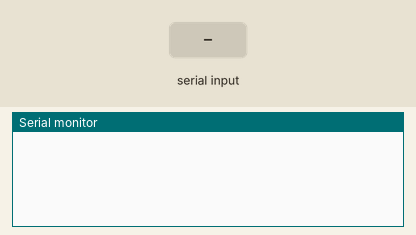
Recording of a sketch running on a simulated Arduino Uno, built with avr-gcc and run on an emulated ATmega328P. On the bench: the last lines printed to the serial monitor. Inputs (shaded band) come from the test bench.

Above: at 1.2 s.
1.3 s: "p" received over Serial
At 1.8 s:
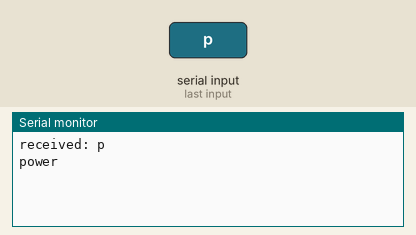
2.8 s: "u" received over Serial
At 4.0 s:
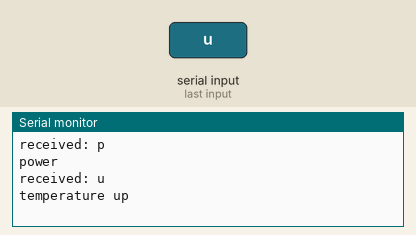
4.3 s: "d" received over Serial
At 5.3 s:
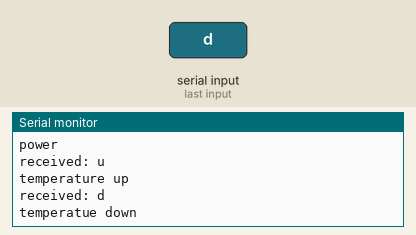
5.8 s: "l" received over Serial
At 6.5 s:
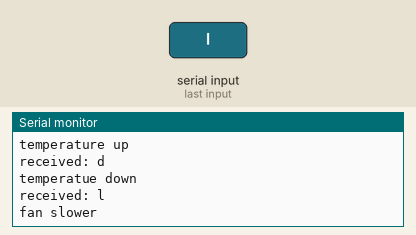
7.3 s: "r" received over Serial
At 8.5 s:
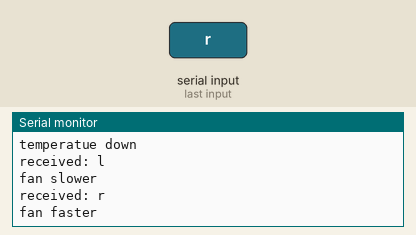
8.8 s: "c" received over Serial
At 10.0 s:
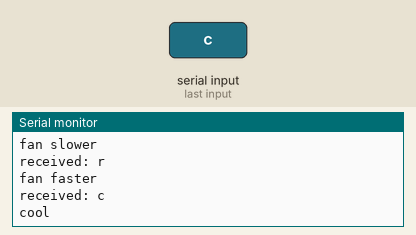

The sketch:

IRsend.ino
```cpp
#include <IRremote.h>

// An IR LED must be connected to Arduino PWM pin 3.

IRsend irsend;
char cmd = ' ';

void setup() {
    Serial.begin(9600);
}

void loop() {
    if (Serial.available() > 0) {
        cmd = Serial.read();
        Serial.print("received: ");
        Serial.println(cmd);
        switch(cmd) {
            case 'p':
                irsend.sendNEC(0x10AF8877, 32);
                Serial.println("power");
                break;
            case 'u':
                irsend.sendNEC(0x10AF708F, 32);
                Serial.println("temperature up");
                break;
            case 'd':
                irsend.sendNEC(0x10AFB04F, 32);
                Serial.println("temperatue down");
                break;
            case 'l':
                irsend.sendNEC(0x10AF20DF, 32);
                Serial.println("fan slower");
                break;
            case 'r':
                irsend.sendNEC(0x10AF807F, 32);
                Serial.println("fan faster");
                break;
            case 'c':
                irsend.sendNEC(0x10AF906F, 32);
                Serial.println("cool");
                break;
            case 'e':
                irsend.sendNEC(0x10AF40BF, 32);
                Serial.println("energy saver");
                break;
            case 'f':
                irsend.sendNEC(0x10AFE01F, 32);
                Serial.println("fan only");
                break;
            Serial.println("bad command");
        }
    }
}
```

Measured:
- after the input at 1.3 s, the serial monitor: prints a new line at once (image 1)
- after the input at 2.8 s, the serial monitor: prints a new line at once (image 2)
- after the input at 4.3 s, the serial monitor: prints a new line at once (image 3)
- after the input at 5.8 s, the serial monitor: prints a new line at once (image 4)
- after the input at 7.3 s, the serial monitor: prints a new line at once (image 5)
- after the input at 8.8 s, the serial monitor: prints a new line at once (image 6)
